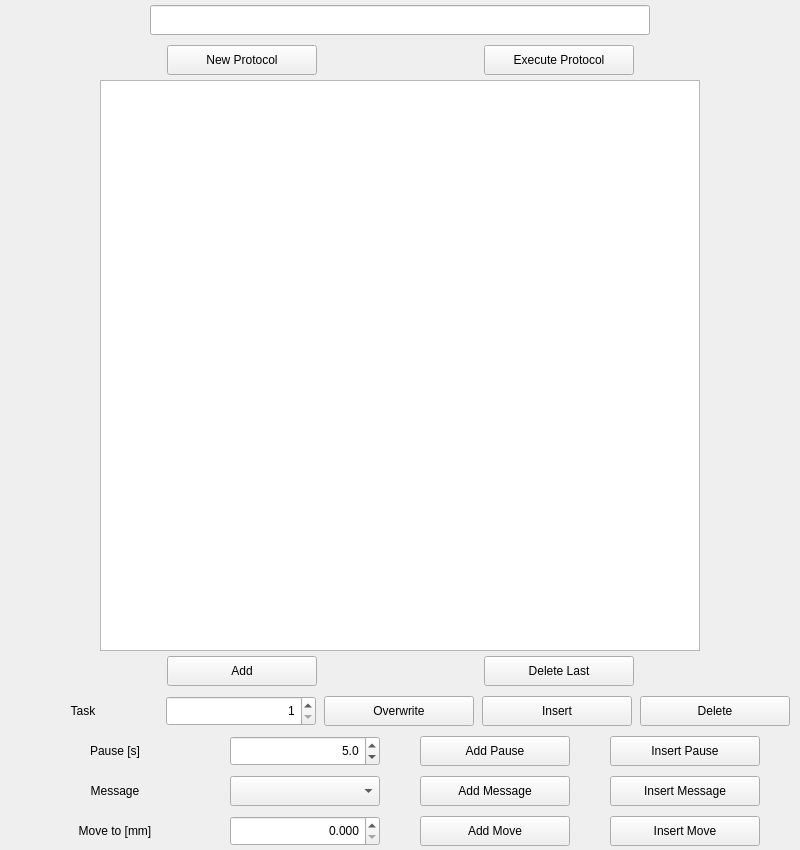
<?xml version="1.0" encoding="UTF-8"?>
<ui version="4.0">
 <class>Dialog</class>
 <widget class="QDialog" name="Dialog">
  <property name="geometry">
   <rect>
    <x>0</x>
    <y>0</y>
    <width>800</width>
    <height>850</height>
   </rect>
  </property>
  <property name="minimumSize">
   <size>
    <width>800</width>
    <height>850</height>
   </size>
  </property>
  <property name="maximumSize">
   <size>
    <width>800</width>
    <height>850</height>
   </size>
  </property>
  <property name="windowTitle">
   <string>Dialog</string>
  </property>
  <widget class="QWidget" name="verticalLayoutWidget_2">
   <property name="geometry">
    <rect>
     <x>0</x>
     <y>0</y>
     <width>801</width>
     <height>851</height>
    </rect>
   </property>
   <layout class="QVBoxLayout" name="verticalLayout_2">
    <property name="spacing">
     <number>0</number>
    </property>
    <item>
     <layout class="QHBoxLayout" name="horizontalLayout_4" stretch="0">
      <property name="spacing">
       <number>5</number>
      </property>
      <property name="leftMargin">
       <number>5</number>
      </property>
      <property name="topMargin">
       <number>5</number>
      </property>
      <property name="rightMargin">
       <number>5</number>
      </property>
      <property name="bottomMargin">
       <number>5</number>
      </property>
      <item>
       <widget class="QLineEdit" name="Protocol_Datapath_lineEdit">
        <property name="minimumSize">
         <size>
          <width>500</width>
          <height>30</height>
         </size>
        </property>
        <property name="maximumSize">
         <size>
          <width>500</width>
          <height>30</height>
         </size>
        </property>
       </widget>
      </item>
     </layout>
    </item>
    <item>
     <layout class="QHBoxLayout" name="horizontalLayout_3">
      <property name="spacing">
       <number>5</number>
      </property>
      <property name="leftMargin">
       <number>5</number>
      </property>
      <property name="topMargin">
       <number>5</number>
      </property>
      <property name="rightMargin">
       <number>5</number>
      </property>
      <property name="bottomMargin">
       <number>5</number>
      </property>
      <item>
       <widget class="QPushButton" name="Protocol_New_Protocol_pushButton">
        <property name="minimumSize">
         <size>
          <width>150</width>
          <height>30</height>
         </size>
        </property>
        <property name="maximumSize">
         <size>
          <width>150</width>
          <height>30</height>
         </size>
        </property>
        <property name="text">
         <string>New Protocol</string>
        </property>
        <property name="autoDefault">
         <bool>false</bool>
        </property>
       </widget>
      </item>
      <item>
       <widget class="QPushButton" name="Protocol_Execute_Protocol_pushButton">
        <property name="minimumSize">
         <size>
          <width>150</width>
          <height>30</height>
         </size>
        </property>
        <property name="maximumSize">
         <size>
          <width>150</width>
          <height>30</height>
         </size>
        </property>
        <property name="text">
         <string>Execute Protocol</string>
        </property>
        <property name="autoDefault">
         <bool>false</bool>
        </property>
       </widget>
      </item>
     </layout>
    </item>
    <item>
     <layout class="QHBoxLayout" name="horizontalLayout_5">
      <item>
       <widget class="QTableWidget" name="Protocol_Table_tableWidget">
        <property name="sizePolicy">
         <sizepolicy hsizetype="Expanding" vsizetype="Expanding">
          <horstretch>0</horstretch>
          <verstretch>0</verstretch>
         </sizepolicy>
        </property>
        <property name="minimumSize">
         <size>
          <width>600</width>
          <height>200</height>
         </size>
        </property>
        <property name="maximumSize">
         <size>
          <width>600</width>
          <height>600</height>
         </size>
        </property>
        <property name="layoutDirection">
         <enum>Qt::LeftToRight</enum>
        </property>
        <property name="editTriggers">
         <set>QAbstractItemView::NoEditTriggers</set>
        </property>
       </widget>
      </item>
     </layout>
    </item>
    <item>
     <layout class="QHBoxLayout" name="horizontalLayout">
      <property name="spacing">
       <number>5</number>
      </property>
      <property name="leftMargin">
       <number>5</number>
      </property>
      <property name="topMargin">
       <number>5</number>
      </property>
      <property name="rightMargin">
       <number>5</number>
      </property>
      <property name="bottomMargin">
       <number>5</number>
      </property>
      <item>
       <widget class="QPushButton" name="Protocol_Add_pushButton">
        <property name="minimumSize">
         <size>
          <width>150</width>
          <height>30</height>
         </size>
        </property>
        <property name="maximumSize">
         <size>
          <width>150</width>
          <height>30</height>
         </size>
        </property>
        <property name="layoutDirection">
         <enum>Qt::LeftToRight</enum>
        </property>
        <property name="text">
         <string>Add</string>
        </property>
        <property name="autoDefault">
         <bool>false</bool>
        </property>
       </widget>
      </item>
      <item>
       <widget class="QPushButton" name="Protocol_Delete_Last_pushButton">
        <property name="minimumSize">
         <size>
          <width>150</width>
          <height>30</height>
         </size>
        </property>
        <property name="maximumSize">
         <size>
          <width>150</width>
          <height>30</height>
         </size>
        </property>
        <property name="text">
         <string>Delete Last</string>
        </property>
        <property name="autoDefault">
         <bool>false</bool>
        </property>
       </widget>
      </item>
     </layout>
    </item>
    <item>
     <layout class="QHBoxLayout" name="horizontalLayout_2">
      <property name="spacing">
       <number>5</number>
      </property>
      <property name="leftMargin">
       <number>5</number>
      </property>
      <property name="topMargin">
       <number>5</number>
      </property>
      <property name="rightMargin">
       <number>5</number>
      </property>
      <property name="bottomMargin">
       <number>5</number>
      </property>
      <item>
       <widget class="QLabel" name="label">
        <property name="minimumSize">
         <size>
          <width>150</width>
          <height>30</height>
         </size>
        </property>
        <property name="maximumSize">
         <size>
          <width>150</width>
          <height>30</height>
         </size>
        </property>
        <property name="text">
         <string>Task</string>
        </property>
        <property name="alignment">
         <set>Qt::AlignCenter</set>
        </property>
       </widget>
      </item>
      <item>
       <widget class="QSpinBox" name="Protocol_Number_spinBox">
        <property name="minimumSize">
         <size>
          <width>150</width>
          <height>30</height>
         </size>
        </property>
        <property name="maximumSize">
         <size>
          <width>150</width>
          <height>30</height>
         </size>
        </property>
        <property name="layoutDirection">
         <enum>Qt::LeftToRight</enum>
        </property>
        <property name="alignment">
         <set>Qt::AlignRight|Qt::AlignTrailing|Qt::AlignVCenter</set>
        </property>
        <property name="minimum">
         <number>1</number>
        </property>
        <property name="maximum">
         <number>500</number>
        </property>
       </widget>
      </item>
      <item>
       <widget class="QPushButton" name="Protocol_Overwrite_pushButton">
        <property name="minimumSize">
         <size>
          <width>150</width>
          <height>30</height>
         </size>
        </property>
        <property name="maximumSize">
         <size>
          <width>150</width>
          <height>30</height>
         </size>
        </property>
        <property name="text">
         <string>Overwrite</string>
        </property>
        <property name="autoDefault">
         <bool>false</bool>
        </property>
       </widget>
      </item>
      <item>
       <widget class="QPushButton" name="Protocol_Insert_pushButton">
        <property name="minimumSize">
         <size>
          <width>150</width>
          <height>30</height>
         </size>
        </property>
        <property name="maximumSize">
         <size>
          <width>150</width>
          <height>30</height>
         </size>
        </property>
        <property name="text">
         <string>Insert</string>
        </property>
        <property name="autoDefault">
         <bool>false</bool>
        </property>
       </widget>
      </item>
      <item>
       <widget class="QPushButton" name="Protocol_Delete_pushButton">
        <property name="minimumSize">
         <size>
          <width>150</width>
          <height>30</height>
         </size>
        </property>
        <property name="maximumSize">
         <size>
          <width>150</width>
          <height>30</height>
         </size>
        </property>
        <property name="text">
         <string>Delete</string>
        </property>
        <property name="autoDefault">
         <bool>false</bool>
        </property>
       </widget>
      </item>
     </layout>
    </item>
    <item>
     <layout class="QHBoxLayout" name="horizontalLayout_7">
      <property name="spacing">
       <number>5</number>
      </property>
      <property name="leftMargin">
       <number>5</number>
      </property>
      <property name="topMargin">
       <number>5</number>
      </property>
      <property name="rightMargin">
       <number>5</number>
      </property>
      <property name="bottomMargin">
       <number>5</number>
      </property>
      <item>
       <widget class="QLabel" name="label_2">
        <property name="minimumSize">
         <size>
          <width>150</width>
          <height>30</height>
         </size>
        </property>
        <property name="maximumSize">
         <size>
          <width>150</width>
          <height>30</height>
         </size>
        </property>
        <property name="text">
         <string>Pause [s]</string>
        </property>
        <property name="alignment">
         <set>Qt::AlignCenter</set>
        </property>
       </widget>
      </item>
      <item>
       <widget class="QDoubleSpinBox" name="Protocol_Pause_doubleSpinBox">
        <property name="minimumSize">
         <size>
          <width>150</width>
          <height>30</height>
         </size>
        </property>
        <property name="maximumSize">
         <size>
          <width>150</width>
          <height>30</height>
         </size>
        </property>
        <property name="alignment">
         <set>Qt::AlignRight|Qt::AlignTrailing|Qt::AlignVCenter</set>
        </property>
        <property name="decimals">
         <number>1</number>
        </property>
        <property name="maximum">
         <double>5000.000000000000000</double>
        </property>
        <property name="value">
         <double>5.000000000000000</double>
        </property>
       </widget>
      </item>
      <item>
       <widget class="QPushButton" name="Protocol_Add_Pause_pushButton">
        <property name="minimumSize">
         <size>
          <width>150</width>
          <height>30</height>
         </size>
        </property>
        <property name="maximumSize">
         <size>
          <width>150</width>
          <height>30</height>
         </size>
        </property>
        <property name="text">
         <string>Add Pause</string>
        </property>
        <property name="autoDefault">
         <bool>false</bool>
        </property>
       </widget>
      </item>
      <item>
       <widget class="QPushButton" name="Protocol_Insert_Pause_pushButton">
        <property name="minimumSize">
         <size>
          <width>150</width>
          <height>30</height>
         </size>
        </property>
        <property name="maximumSize">
         <size>
          <width>150</width>
          <height>30</height>
         </size>
        </property>
        <property name="text">
         <string>Insert Pause</string>
        </property>
        <property name="autoDefault">
         <bool>false</bool>
        </property>
       </widget>
      </item>
     </layout>
    </item>
    <item>
     <layout class="QHBoxLayout" name="horizontalLayout_8">
      <property name="spacing">
       <number>5</number>
      </property>
      <property name="leftMargin">
       <number>5</number>
      </property>
      <property name="topMargin">
       <number>5</number>
      </property>
      <property name="rightMargin">
       <number>5</number>
      </property>
      <property name="bottomMargin">
       <number>5</number>
      </property>
      <item>
       <widget class="QLabel" name="label_3">
        <property name="minimumSize">
         <size>
          <width>150</width>
          <height>30</height>
         </size>
        </property>
        <property name="maximumSize">
         <size>
          <width>150</width>
          <height>30</height>
         </size>
        </property>
        <property name="text">
         <string>Message</string>
        </property>
        <property name="alignment">
         <set>Qt::AlignCenter</set>
        </property>
       </widget>
      </item>
      <item>
       <widget class="QComboBox" name="Protocol_Message_comboBox">
        <property name="minimumSize">
         <size>
          <width>150</width>
          <height>30</height>
         </size>
        </property>
        <property name="maximumSize">
         <size>
          <width>150</width>
          <height>30</height>
         </size>
        </property>
       </widget>
      </item>
      <item>
       <widget class="QPushButton" name="Protocol_Add_Message_pushButton">
        <property name="minimumSize">
         <size>
          <width>150</width>
          <height>30</height>
         </size>
        </property>
        <property name="maximumSize">
         <size>
          <width>150</width>
          <height>30</height>
         </size>
        </property>
        <property name="text">
         <string>Add Message</string>
        </property>
        <property name="autoDefault">
         <bool>false</bool>
        </property>
       </widget>
      </item>
      <item>
       <widget class="QPushButton" name="Protocol_Insert_Message_pushButton">
        <property name="minimumSize">
         <size>
          <width>150</width>
          <height>30</height>
         </size>
        </property>
        <property name="maximumSize">
         <size>
          <width>150</width>
          <height>30</height>
         </size>
        </property>
        <property name="text">
         <string>Insert Message</string>
        </property>
        <property name="autoDefault">
         <bool>false</bool>
        </property>
       </widget>
      </item>
     </layout>
    </item>
    <item>
     <layout class="QHBoxLayout" name="horizontalLayout_9">
      <property name="spacing">
       <number>5</number>
      </property>
      <property name="leftMargin">
       <number>5</number>
      </property>
      <property name="topMargin">
       <number>5</number>
      </property>
      <property name="rightMargin">
       <number>5</number>
      </property>
      <property name="bottomMargin">
       <number>5</number>
      </property>
      <item>
       <widget class="QLabel" name="label_4">
        <property name="minimumSize">
         <size>
          <width>150</width>
          <height>30</height>
         </size>
        </property>
        <property name="maximumSize">
         <size>
          <width>150</width>
          <height>30</height>
         </size>
        </property>
        <property name="text">
         <string>Move to [mm]</string>
        </property>
        <property name="alignment">
         <set>Qt::AlignCenter</set>
        </property>
       </widget>
      </item>
      <item>
       <widget class="QDoubleSpinBox" name="Protocol_MoveTo_doubleSpinBox">
        <property name="minimumSize">
         <size>
          <width>150</width>
          <height>30</height>
         </size>
        </property>
        <property name="maximumSize">
         <size>
          <width>150</width>
          <height>30</height>
         </size>
        </property>
        <property name="alignment">
         <set>Qt::AlignRight|Qt::AlignTrailing|Qt::AlignVCenter</set>
        </property>
        <property name="decimals">
         <number>3</number>
        </property>
        <property name="maximum">
         <double>195.000000000000000</double>
        </property>
        <property name="singleStep">
         <double>0.025000000000000</double>
        </property>
       </widget>
      </item>
      <item>
       <widget class="QPushButton" name="Protocol_Add_MoveTo_pushButton">
        <property name="minimumSize">
         <size>
          <width>150</width>
          <height>30</height>
         </size>
        </property>
        <property name="maximumSize">
         <size>
          <width>150</width>
          <height>30</height>
         </size>
        </property>
        <property name="text">
         <string>Add Move</string>
        </property>
        <property name="autoDefault">
         <bool>false</bool>
        </property>
       </widget>
      </item>
      <item>
       <widget class="QPushButton" name="Protocol_Insert_MoveTo_pushButton">
        <property name="minimumSize">
         <size>
          <width>150</width>
          <height>30</height>
         </size>
        </property>
        <property name="maximumSize">
         <size>
          <width>150</width>
          <height>30</height>
         </size>
        </property>
        <property name="text">
         <string>Insert Move</string>
        </property>
        <property name="autoDefault">
         <bool>false</bool>
        </property>
       </widget>
      </item>
     </layout>
    </item>
   </layout>
  </widget>
 </widget>
 <tabstops>
  <tabstop>Protocol_Datapath_lineEdit</tabstop>
  <tabstop>Protocol_New_Protocol_pushButton</tabstop>
  <tabstop>Protocol_Execute_Protocol_pushButton</tabstop>
  <tabstop>Protocol_Table_tableWidget</tabstop>
  <tabstop>Protocol_Add_pushButton</tabstop>
  <tabstop>Protocol_Delete_Last_pushButton</tabstop>
  <tabstop>Protocol_Number_spinBox</tabstop>
  <tabstop>Protocol_Overwrite_pushButton</tabstop>
  <tabstop>Protocol_Insert_pushButton</tabstop>
  <tabstop>Protocol_Delete_pushButton</tabstop>
  <tabstop>Protocol_Pause_doubleSpinBox</tabstop>
  <tabstop>Protocol_Add_Pause_pushButton</tabstop>
  <tabstop>Protocol_Insert_Pause_pushButton</tabstop>
  <tabstop>Protocol_Message_comboBox</tabstop>
  <tabstop>Protocol_Add_Message_pushButton</tabstop>
  <tabstop>Protocol_Insert_Message_pushButton</tabstop>
  <tabstop>Protocol_MoveTo_doubleSpinBox</tabstop>
  <tabstop>Protocol_Add_MoveTo_pushButton</tabstop>
  <tabstop>Protocol_Insert_MoveTo_pushButton</tabstop>
 </tabstops>
 <resources/>
 <connections/>
</ui>
